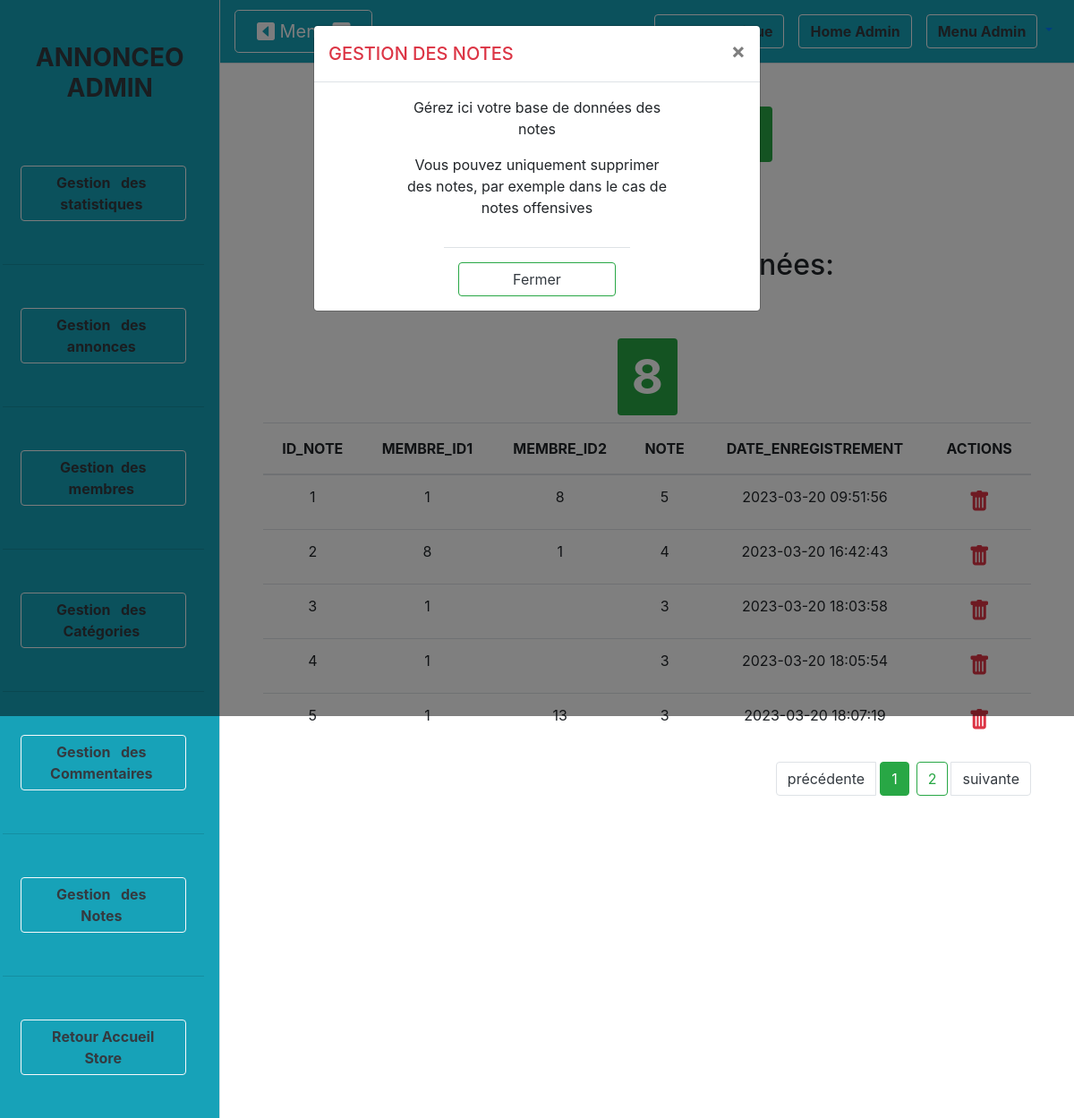
/admin/gestion_notes.php (signed in), run on the app's committed database.
### tables this page shows
CREATE TABLE IF NOT EXISTS `note` (
  `id_note` int NOT NULL AUTO_INCREMENT,
  `membre_id1` int NOT NULL,
  `membre_id2` int DEFAULT NULL,
  `note` enum('1','2','3','4','5') NOT NULL,
  `date_enregistrement` datetime NOT NULL,
  PRIMARY KEY (`id_note`),
  KEY `membre_id1` (`membre_id1`),
  KEY `membre_id2` (`membre_id2`)
);

### admin/gestion_notes.php (the view, shortened to what this page needs)
<?php
require_once('../include/init.php');
if(isset($_GET['page']) && !empty($_GET['page'])){
    $pageCourante = (int) strip_tags($_GET['page']);
}else{
    $pageCourante = 1;
}
$queryNote = $pdo->query(" SELECT COUNT(id_note) AS nombreNotes FROM note");
$resultatNote = $queryNote->fetch();
$nombreNote = (int) $resultatNote['nombreNotes'];
$pagination = 5;
$nombrePages = ceil($nombreNote / $pagination);
$premierNote = ($pageCourante - 1) * $pagination;
require_once('includeAdmin/header.php');
?>
<h1 class="text-center my-5">
    <div class="badge badge-success text-wrap p-3">Gestion de notes</div>
</h1>
<?php $nombreNotes = $pdo->query("SELECT id_note FROM note"); ?>
<h2 class="py-5 text-center">Notes en base de données:</h2>
<h3 class="text-center display-3">
    <div class="badge badge-success p-3"><?= $nombreNotes->rowCount() ?></div>
</h3>
<table class="table table-white text-center rounded-1">
    <?php $afficheNote = $pdo->query("SELECT * FROM note ORDER BY date_enregistrement ASC LIMIT $pagination OFFSET $premierNote "); ?>
    <thead>
        <tr>
            <?php for ($i = 0; $i < $afficheNote->columnCount(); $i++) :
                $colonne = $afficheNote->getColumnMeta(($i)) ?>
                    <th class="p-3 text-uppercase"><?= $colonne['name'] ?></th>
            <?php endfor; ?>
            <th colspan=2 class="p-3 text-uppercase">Actions</th>
        </tr>
    </thead>
    <tbody>
        <?php while ($user = $afficheNote->fetch(PDO::FETCH_ASSOC)) : ?>
            <tr>
                <?php foreach ($user as $key => $value) : ?>
                        <td><?= $value ?></td>
                <?php endforeach; ?>
                <td><a data-href="?action=delete&iid_note=<?= $user['id_note'] ?>" data-toggle="modal" data-target="#confirm-delete"><i class="bi bi-trash-fill text-danger" style="font-size: 1.5rem;"></i></a></td>
            </tr>
        <?php endwhile; ?>
    </tbody>
</table>
<nav aria-label="">
    <ul class="pagination justify-content-end">
        <li class="page-item <?= ($pageCourante == 1) ? 'disabled' : "" ?> ">
            <a class="page-link text-dark" href="?page=<?= $pageCourante - 1 ?>" aria-label="Previous">
                <span aria-hidden="true">précédente</span>
            </a>
        </li>
        <?php for($page = 1; $page <= $nombrePages; $page++): ?>
        <li class="mx-1 page-item">
            <a class="btn btn-outline-success <?= ($pageCourante == $page) ? 'active' : "" ?>" href="?page=<?= $page ?>"><?= $page ?> </a>
        </li>
        <?php endfor; ?>
        <li class="page-item <?= ($pageCourante == $nombrePages)? 'disabled' : '' ?>">
            <a class="page-link text-dark" href="?page=<?= $pageCourante + 1 ?>" aria-label="Next">
                <span aria-hidden="true">suivante</span>
            </a>
        </li>
    </ul>
</nav>
<?php if (!isset($_GET['action']) && !isset($_GET['page'])) : ?>
    <div class="modal fade" id="myModalUsers" tabindex="-1" role="dialog" aria-labelledby="exampleModalLabel" aria-hidden="true">
        <div class="modal-dialog" role="document">
            <div class="modal-content">
                <div class="modal-header">
                    <h5 class="modal-title text-danger text-uppercase" id="exampleModalLabel">Gestion des notes</h5>
                    <button type="button" class="close" data-dismiss="modal" aria-label="Close">
                        <span aria-hidden="true">&times;</span>
                    </button>
                </div>
                <div class="modal-body col-8 mx-auto text-center">
                    <p>Gérez ici votre base de données des notes</p>
                    <p>Vous pouvez uniquement supprimer des notes, par exemple dans le cas de notes offensives</p>
                </div>
                <div class="modal-footer col-5 mx-auto">
                    <button type="button" class="btn btn-outline-success text-dark w-100" data-dismiss="modal">Fermer</button>
                </div>
            </div>
        </div>
    </div>
<?php endif; ?>
<?php require_once('includeAdmin/footer.php'); ?>

### data on the page
note: id_note "1", membre_id1 "1", membre_id2 "8", note "5", date_enregistrement "2023-03-20 09:51:56"
note: id_note "2", membre_id1 "8", membre_id2 "1", note "4", date_enregistrement "2023-03-20 16:42:43"
note: id_note "3", membre_id1 "1", note "3", date_enregistrement "2023-03-20 18:03:58"
note: id_note "4", membre_id1 "1", note "3", date_enregistrement "2023-03-20 18:05:54"
note: id_note "5", membre_id1 "1", membre_id2 "13", note "3", date_enregistrement "2023-03-20 18:07:19"

### other printed values
$nombreNotes->rowCount() "8"
$colonne['name'] "ID_NOTE"
$colonne['name'] "MEMBRE_ID1"
$colonne['name'] "MEMBRE_ID2"
$colonne['name'] "NOTE"
$colonne['name'] "DATE_ENREGISTREMENT"
